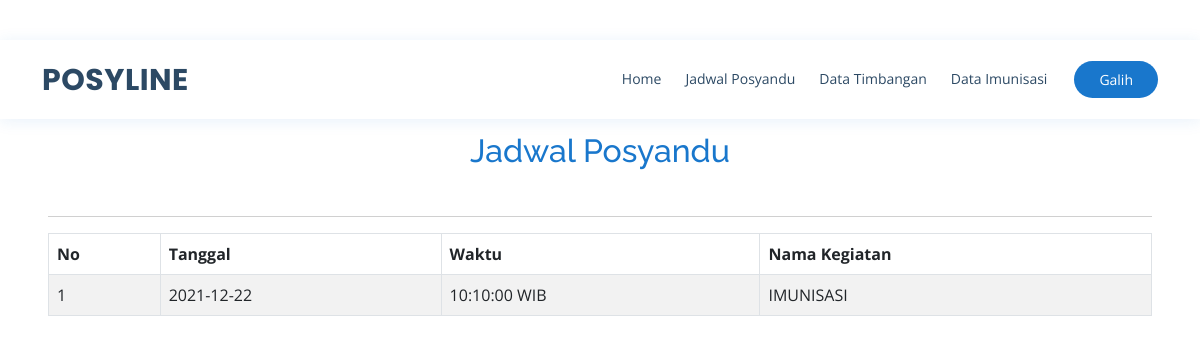
The app's page /isi.php (signed in) with its own data.
### tables this page shows
CREATE TABLE `jadwal` (
  `id_jadwal` int(11) NOT NULL,
  `id_posyandu` varchar(50) NOT NULL,
  `tanggal` date NOT NULL,
  `waktu` time NOT NULL,
  `nama_kegiatan` varchar(50) NOT NULL
);

### jadwal.php (the view)
<?php $id = $_SESSION['user']['nik_balita'];?>
<h2 class="section-title" style="color: #1977cc;">Jadwal Posyandu</h2>
<hr>
<table class="table table-bordered table-striped">
	<thead>
		<tr>
			<th>No</th>
			<th>Tanggal</th>
			<th>Waktu</th>
			<th>Nama Kegiatan</th>
		</tr>
	</thead>
	<tbody>
		<?php $menu = query("SELECT * FROM jadwal JOIN data_balita ON jadwal.id_posyandu=data_balita.id_posyandu WHERE data_balita.nik_balita = $id ORDER BY tanggal"); ?>
		<?php $i = 1; ?>
        <?php foreach($menu as $row): ?>
		<tr>
			<td><?= $i; ?></td>
			<td><?php echo $row['tanggal']; ?></td>
			<td><?php echo $row['waktu']; ?> WIB</td>
			<td><?php echo $row['nama_kegiatan']; ?>
		</tr>
		<?php $i++; ?>
        <?php endforeach; ?>
	</tbody>
</table>

### assets/css/style.css (style rules this page uses)
body { font-family: "Open Sans", sans-serif; color: #444444; }
h1, h2, h3, h4, h5, h6 { font-family: "Raleway", sans-serif; }
.section-title { text-align: center; padding-bottom: 30px; }

### records on screen
jadwal: tanggal "2021-12-22", waktu "10:10:00", nama_kegiatan "IMUNISASI"

### other values on screen
$_SESSION['user']['username_pengguna'] "Galih"
